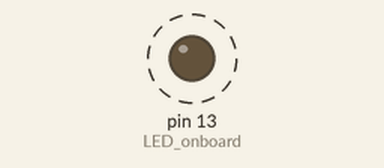
Recording of a sketch running on a simulated Arduino Uno, built with avr-gcc and run on an emulated ATmega328P. Parts: output pins drawn as LEDs (lit = HIGH). Dashed ring = blinking.

Above: at 0.2 s.
Timing chart, 0 to 3.5 s (numbered marks = the images above):
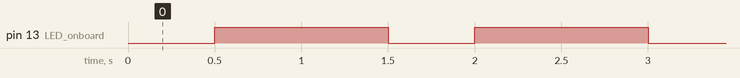

The sketch:

ArduinoTutorial1_Foundations.ino
```cpp
int LED_onboard = 13;
int time_on = 1000;
int time_off = 500;

void setup() {
  // put your setup code here, to run once:
  pinMode(LED_onboard, OUTPUT);    //Bumpy Text
}

void loop() {
  // put your main code here, to run repeatedly:
  digitalWrite(LED_onboard, LOW);
  delay(time_off);
  digitalWrite(LED_onboard, HIGH);
  delay(time_on);
}
```

Measured:
- by itself, pin 13 (LED_onboard): alternates HIGH for 1.0 s and LOW for 0.50 s
